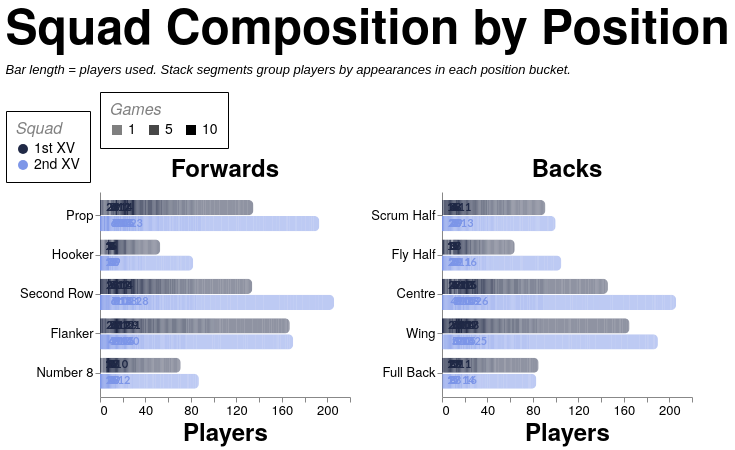

Source (Vega-Lite JSON):
### Vega-Lite specification from a JSON file in a GitHub repository (floating-point values rounded to 4 significant figures; data arrays with more than 128 entries replaced by an {"elided": "..."} marker saying what was removed)
{"config": {"axis": {"labelFont": "PT Sans Narrow, Helvetica Neue, Helvetica, Arial, sans-serif", "titleFont": "PT Sans Narrow, Helvetica Neue, Helvetica, Arial, sans-serif", "labelFontSize": 13, "titleFontSize": 24, "gridColor": "#202947", "gridOpacity": 0.2, "zindex": 1}, "text": {"font": "Lato, sans-serif"}, "bar": {"cornerRadiusEnd": 5}, "header": {"labelFont": "PT Sans Narrow, Helvetica Neue, Helvetica, Arial, sans-serif", "titleFont": "PT Sans Narrow, Helvetica Neue, Helvetica, Arial, sans-serif", "labelFontSize": 24, "titleFontSize": 28, "labelFontWeight": "bold", "orient": "left"}, "legend": {"labelFont": "PT Sans Narrow, Helvetica Neue, Helvetica, Arial, sans-serif", "titleFont": "PT Sans Narrow, Helvetica Neue, Helvetica, Arial, sans-serif", "labelFontSize": 14, "titleFontSize": 16, "titlePadding": 5, "fillColor": "white", "strokeColor": "black", "padding": 10, "titleFontWeight": "lighter", "titleFontStyle": "italic", "titleColor": "gray", "offset": 10}, "title": {"font": "PT Sans Narrow, Helvetica Neue, Helvetica, Arial, sans-serif", "fontSize": 48, "fontWeight": "bold", "anchor": "start", "align": "center", "titlePadding": 20, "subtitlePadding": 10, "subtitleFontSize": 13, "subtitleColor": "", "subtitleFontStyle": "italic", "offset": 15, "color": "black"}, "axisX": {"labelAngle": 0}, "facet": {"title": null, "header": null, "align": {"row": "each", "column": "each"}}, "resolve": {"scale": {"y": "independent", "facet": "independent"}}, "background": "transparent", "scale": {"offsetBandPaddingOuter": 0.2, "offsetBandPaddingInner": 0.1}, "view": {"stroke": null, "background": "transparent"}}, "data": {"name": "data-345aff2d5d47d9eb9909ca01b55fe8b7"}, "facet": {"column": {"field": "unit", "sort": ["Forwards", "Backs"], "title": null, "type": "nominal"}}, "spec": {"layer": [{"mark": {"type": "bar"}, "encoding": {"color": {"field": "squad", "legend": {"labelExpr": "datum.value + ' XV'", "orient": "bottom-right", "title": "Squad"}, "scale": {"domain": ["1st", "2nd"], "range": ["#202946", "#7d96e8"]}, "type": "nominal"}, "detail": {"field": "games", "type": "quantitative"}, "opacity": {"field": "games", "legend": {"orient": "top", "title": "Games", "titleOrient": "top", "values": [1, 5, 10]}, "scale": {"domain": [1, 10], "range": [0.5, 1]}, "type": "quantitative"}, "order": {"field": "games", "sort": "descending", "type": "quantitative"}, "tooltip": [{"field": "season", "title": "Season", "type": "nominal"}, {"field": "squad", "title": "Squad", "type": "nominal"}, {"field": "unit", "title": "Unit", "type": "nominal"}, {"field": "position", "title": "Position", "type": "nominal"}, {"field": "players", "title": "Players", "type": "quantitative"}, {"field": "games", "title": "Appearances per player", "type": "quantitative"}], "x": {"axis": {"grid": false, "tickMinStep": 1}, "field": "players", "stack": "zero", "title": "Players", "type": "quantitative"}, "y": {"field": "position", "sort": {"field": "position_order", "op": "min", "order": "ascending"}, "title": null, "type": "nominal"}, "yOffset": {"field": "squad", "scale": {"paddingInner": 0.05, "paddingOuter": 0.01}, "sort": ["1st", "2nd"], "type": "nominal"}}}, {"mark": {"type": "text", "align": "left", "baseline": "middle", "dx": 4, "fontSize": 11, "fontWeight": "bold"}, "encoding": {"color": {"field": "squad", "legend": {"labelExpr": "datum.value + ' XV'", "orient": "bottom-right", "title": "Squad"}, "scale": {"domain": ["1st", "2nd"], "range": ["#202946", "#7d96e8"]}, "type": "nominal"}, "text": {"field": "total_players", "format": ".0f", "type": "quantitative"}, "tooltip": [{"field": "season", "title": "Season", "type": "nominal"}, {"field": "countModeLabel", "title": "Position Count Mode", "type": "nominal"}, {"field": "squad", "title": "Squad", "type": "nominal"}, {"field": "unit", "title": "Unit", "type": "nominal"}, {"field": "position", "title": "Position", "type": "nominal"}, {"field": "total_players", "title": "Total Players", "type": "quantitative"}], "x": {"axis": {"grid": false, "tickMinStep": 1}, "field": "total_players", "type": "quantitative"}, "y": {"field": "position", "sort": {"field": "position_order", "op": "min", "order": "ascending"}, "title": null, "type": "nominal"}, "yOffset": {"field": "squad", "scale": {"paddingInner": 0.05, "paddingOuter": 0.01}, "sort": ["1st", "2nd"], "type": "nominal"}}, "transform": [{"aggregate": [{"op": "sum", "field": "players", "as": "total_players"}], "groupby": ["season", "countMode", "countModeLabel", "squad", "unit", "position", "position_order"]}]}], "height": {"step": 16}, "width": 250}, "resolve": {"scale": {"x": "shared", "y": "independent"}}, "spacing": 20, "title": {"text": "Squad Composition by Position", "subtitle": ["Bar length = players used. Stack segments group players by appearances in each position bucket."]}, "$schema": "https://vega.github.io/schema/vega-lite/v5.20.1.json", "datasets": {"data-345aff2d5d47d9eb9909ca01b55fe8b7": {"elided": "1518 records"}}}
